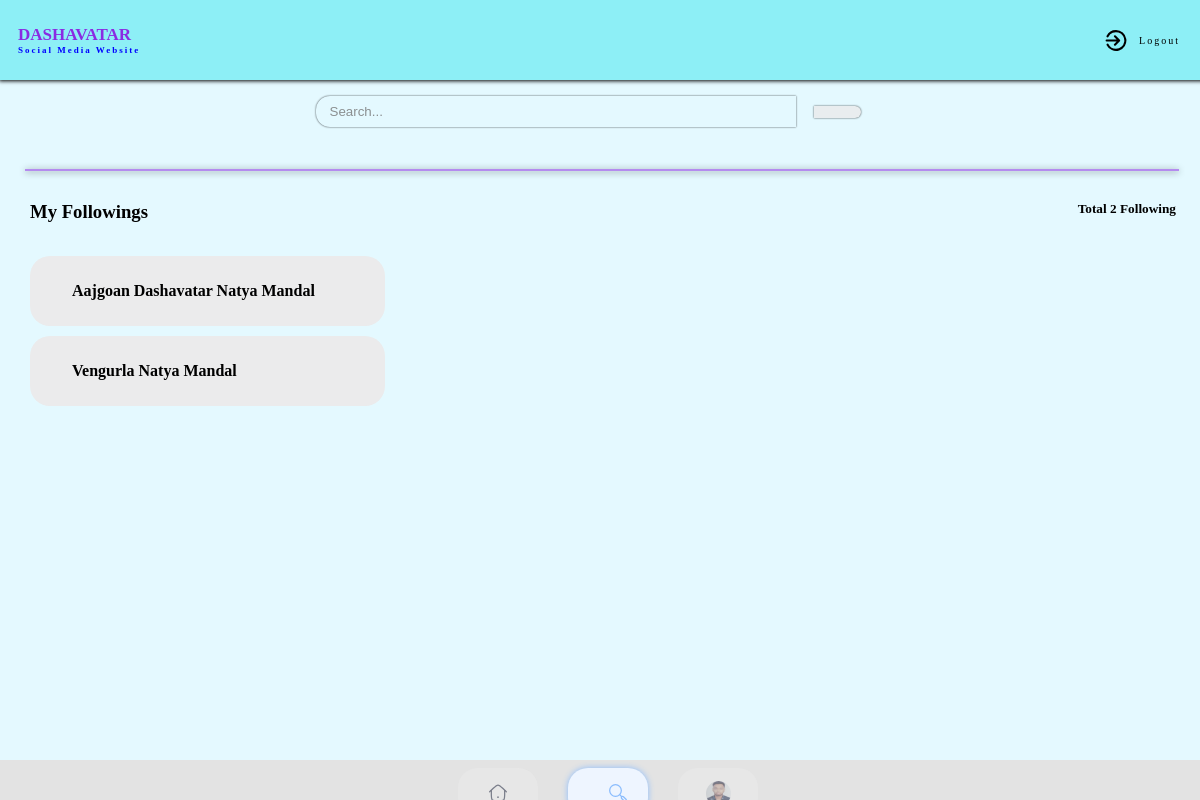
The page /search (signed in) on the database its author committed.
### socialweb/models.py (models this page shows)
class CustomUser(AbstractUser):
    user=((1,"viewer"),(2,'profile'))
    user_type = models.CharField(choices=user,max_length=255,default=1)
    profile_pic=models.FileField(upload_to='profilepic',null=True,default="/static/assets/svg/profile.svg")

class FollowersCount(models.Model):
    follower = models.CharField(max_length=100)
    user = models.CharField(max_length=100)
    def __str__(self):
        return self.user

### socialweb/views.py (the view)
# urls.py: path('search',views.search, name='search'),
@login_required(login_url='login')
def search(request):
    user_object=CustomUser.objects.get(username=request.user.username)
    profile=Profile.objects.filter(user=user_object)
    user_follower = FollowersCount.objects.filter(follower=user_object)
    user_followers = len(FollowersCount.objects.filter(follower=user_object))
    context={
        'user_object': user_object,
        'profile':profile,
        'user_follower': user_follower,
        'user_followers': user_followers,
    }
    if user_object.user_type =='2':
        return redirect('dashboard')
    return render(request,'search.html',context)

### templates/search.html (shortened to what this page needs)
{% extends "index.html" %}
{% block Search %}
<div class="imgeselected" id="search">
  <img src="/static/assets/svg/searchselected.svg" alt="" srcset="" />
</div>
{% endblock Search %}
{% block contain %}
<div class="search">
  <div class="searchbar">
    <form style="flex-direction: row;" action="/usersearch" method="get">
    <input class="inputsearch" id="searchtext" type="search" name="username" placeholder="Search...">
    <button type="submit" class="btn-search" id="search">
    </button>
  </form>
  </div>
  <div class="line"></div>
  <div class="searchoutput">
   <span style="display: flex;
   justify-content: space-between;"><h3>My Followings</h3>
   <h5>Total {{user_followers}} Following</h5></span>
   <div style="display: flex;
              flex-direction: column;
              gap: 10px;">
    {% for u in user_follower %}
    <div class="accountbox"><a href="/profile/{{u}}">
        <span class="userprofile">
          <h4 id="username">{{u}}</h4>
        </span>
      </a>
    </div>
    {% endfor %}
   </div>
    </div>
    </div>
{% endblock %}

### templates/index.html (shortened to what this page needs)
{% load static %}
<!DOCTYPE html>
<html lang="en">
  <head>
    <link rel="stylesheet" href="{% static 'css/style.css' %}" />
    <link rel="stylesheet" href="{% static 'css/utility.css' %}" />
  </head>
  <body>
    <header class="header">
      <a href="{% url 'home' %}"><div class="logo">
        <h1 id="wname">DASHAVATAR</h1>
        <h4 id="wtagline">Social Media Website</h4>
      </div></a>
        <a class="aboutus" href="{% url 'logout' %}"><img src="/static/assets/svg/logout.svg" alt="" srcset="" class="logout">Logout
        </a>
    </header>
    <nav class="navbar">
      <ul>
        {% block Home %}
        <a href="{% url 'home' %}"><div class="imge" id="home">
          <img src="/static/assets/svg/home.svg" alt="" srcset="" />
        </div></a>
        {% endblock %}
        {% block Search %}{% endblock %}
        {% block my-ac %}
        {% if user.profile_pic.url is not None %}
        <a href="{% url 'account' %}"><div class="imge" id="account">
            <img style="width: 25px; height: 25px; border-radius: 50%;" src="Gallery/{{ user.profile_pic}}" alt="" srcset="" />
          </div></a>
        {% else %}
          <div class="imge" id="account">
            <img src="/static/assets/svg/profileselected.svg" alt="" srcset="" />
            <li>My Account</li>
          </div>
        {% endif %}
        {% endblock %}
      </ul>
    </nav>
    <div class="container">
      {% block contain %}
      {% endblock %}
    </div>
  </body>
  </html>

### static/css/utility.css (style rules this page uses)
.imgeselected { display: flex; flex-direction: row; align-items: center; justify-content: center; background-color: #eef5ff; border-radius: 20px; box-shadow: 0px 0px 6px 0px; cursor: pointer; color: #8abcfd; }

### rows shown on the page
CustomUser: profile_pic (picture)
FollowersCount: user "Aajgoan Dashavatar Natya Mandal"
FollowersCount: user "Vengurla Natya Mandal"

### other values the page prints
{{ user_followers }} "2"
